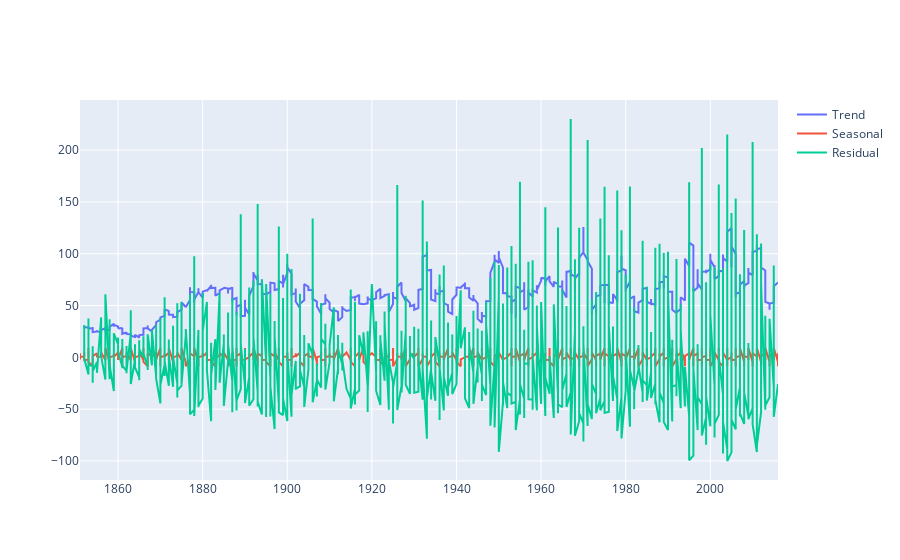

The notebook cell this image was saved under:
### Code cell
from statsmodels.tsa.seasonal import seasonal_decompose

df['month'] = pd.to_datetime(df['DateTime']).dt.month
count = df.groupby(['year', 'month']).size().reset_index(name='count')


# Seasonal decomposition
decompose_result = seasonal_decompose(count['count'], model='additive', period=12)

# Plot decomposed data
fig = go.Figure()
fig.add_trace(go.Scatter(x=count['year'], y=decompose_result.trend, mode='lines', name='Trend'))
fig.add_trace(go.Scatter(x=count['year'], y=decompose_result.seasonal, mode='lines', name='Seasonal'))
fig.add_trace(go.Scatter(x=count['year'], y=decompose_result.resid, mode='lines', name='Residual'))
fig.show()

### Figure 1 — Plotly figure (JSON) as saved in the notebook; plotly's stock layout.template omitted (floating-point values rounded to 4 significant figures; data arrays with more than 128 entries replaced by an {"elided": "..."} marker saying what was removed)
{"data": [{"mode": "lines", "name": "Trend", "type": "scatter", "x": {"elided": "797 int values"}, "y": {"elided": "797 float values"}}, {"mode": "lines", "name": "Seasonal", "type": "scatter", "x": {"elided": "797 int values"}, "y": {"elided": "797 float values"}}, {"mode": "lines", "name": "Residual", "type": "scatter", "x": {"elided": "797 int values"}, "y": {"elided": "797 float values"}}], "layout": {}}
